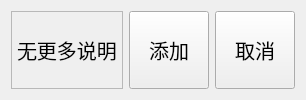
               <widget class="QWidget" name="widgetAddAndDeleteSub" native="true">
                <layout class="QGridLayout" name="gridLayout_15" columnstretch="6,2,2">
                 <item row="0" column="0">
                  <widget class="QLabel" name="labelExplanationSub">
                   <property name="font">
                    <font>
                     <pointsize>15</pointsize>
                    </font>
                   </property>
                   <property name="frameShape">
                    <enum>QFrame::StyledPanel</enum>
                   </property>
                   <property name="text">
                    <string>无更多说明</string>
                   </property>
                  </widget>
                 </item>
                 <item row="0" column="1">
                  <widget class="QPushButton" name="buttonAddSub">
                   <property name="sizePolicy">
                    <sizepolicy hsizetype="Minimum" vsizetype="Expanding">
                     <horstretch>0</horstretch>
                     <verstretch>0</verstretch>
                    </sizepolicy>
                   </property>
                   <property name="font">
                    <font>
                     <pointsize>15</pointsize>
                    </font>
                   </property>
                   <property name="text">
                    <string>添加</string>
                   </property>
                  </widget>
                 </item>
                 <item row="0" column="2">
                  <widget class="QPushButton" name="buttonDeleteSub">
                   <property name="sizePolicy">
                    <sizepolicy hsizetype="Minimum" vsizetype="Expanding">
                     <horstretch>0</horstretch>
                     <verstretch>0</verstretch>
                    </sizepolicy>
                   </property>
                   <property name="font">
                    <font>
                     <pointsize>15</pointsize>
                    </font>
                   </property>
                   <property name="text">
                    <string>取消</string>
                   </property>
                  </widget>
                 </item>
                </layout>
               </widget>
